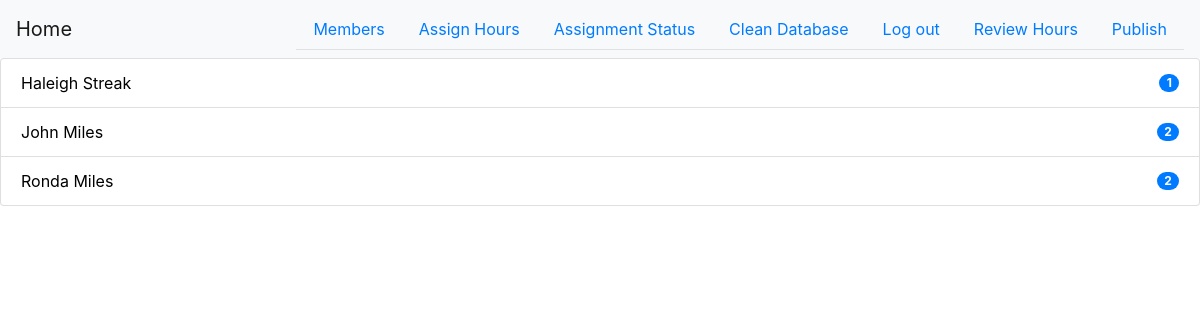
Page /members (signed in) on the earlier database version.
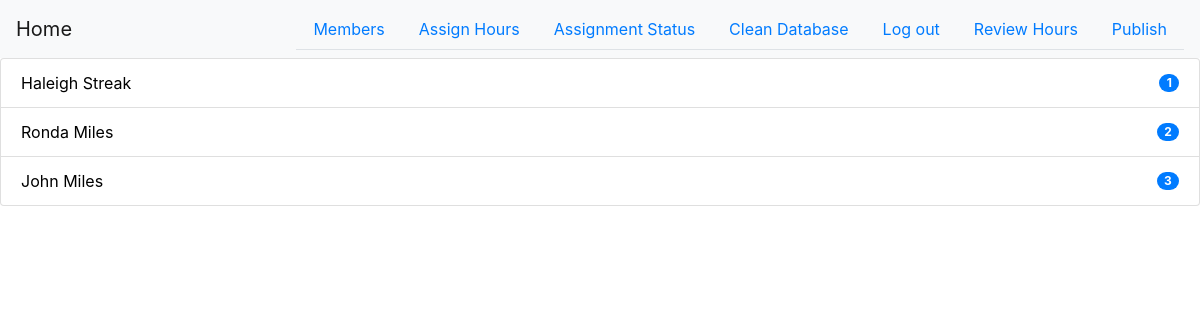
Same page on the later database version.
### app.py (models this page shows, shortened)
class Member(db.Model):
    id = db.Column(db.Integer, primary_key=True)
    first = db.Column(db.Text)
    last = db.Column(db.Text)
    phone = db.Column(db.Text)
    email = db.Column(db.Text)
    status = db.Column(db.Text)
    active = db.Column(db.Boolean)
    hours = db.Column(db.Integer)
    assigned = db.Column(db.Boolean)

### app.py (the view)
@app.route('/members', methods=['GET', 'POST'])
@login_required
def members():
    from utils.components import GenerateMembersButton
    generate = GenerateMembersButton()
    if generate.validate_on_submit():
        from modules.MemberGenerator import generate_members
        member_list = generate_members()
        db.session.add_all(member_list)
        db.session.commit()
        return redirect(url_for('members'))
    try:
        member_list = Member.query.all()
        member_list = sorted(member_list, key=lambda member: member.hours)
        member_list = [member for member in member_list if member.active]
    except Exception as e:
        print(e)
        member_list = []
    return render_template('members.html', generate=generate, member_list=member_list)

### app.py (called while the page is built)
@login_manager.user_loader
def load_user(user_id):
    return User.query.get(user_id)

### templates/members.html (shortened to what this page needs)
{% extends "base.html" %}
{% block content %}
    {% if member_list %}
        <ul class="list-group">
            {% for member in member_list %}
                <li class="list-group-item d-flex justify-content-between align-items-center">
                    <a style="color:black" href="{{ url_for('member_page',identifier=member.id)}}">
                        {{ member.first + ' ' + member.last}}
                    </a>
                    <span class="badge badge-primary badge-pill">{{ member.hours }}</span>
                </li>
            {% endfor %}
        </ul>
    {% endif %}
{% endblock %}

### templates/base.html (shortened to what this page needs)
<!DOCTYPE html>
<html lang="en">
<head>
    <link rel="stylesheet" href="https://stackpath.bootstrapcdn.com/bootstrap/4.3.1/css/bootstrap.min.css">
</head>
<body>
<nav class="navbar navbar-light bg-light">
    <a class="navbar-brand" href="{{ url_for('index')}}">Home</a>
    {% if current_user.is_authenticated %}
        <ul class="nav nav-tabs">
            <li class="nav-item">
                <a class="nav-link" href="{{ url_for('members')}}">Members<span class="sr-only">(current)</span></a>
            </li>
            <li class="nav-item">
                <a class="nav-link" href="{{ url_for('assignment')}}">Assign Hours<span class="sr-only">(current)</span></a>
            </li>
            <li class="nav-item">
                <a class="nav-link" href="{{ url_for('assignment_status')}}">Assignment Status<span class="sr-only">(current)</span></a>
            </li>
            <li class="nav-item">
                <a class="nav-link" href="{{ url_for('delete')}}">Clean Database<span class="sr-only">(current)</span></a>
            </li>
            <li class="nav-item">
                <a class="nav-link" href="{{ url_for('logout') }}">Log out<span class="sr-only">(current)</span></a>
            </li>
            <li class="nav-item">
                <a class="nav-link" href="{{ url_for('review_main') }}">Review Hours<span class="sr-only">(current)</span></a>
            </li>
            <li class="nav-item">
                <a class="nav-link" href="{{ url_for('publish') }}">Publish<span class="sr-only">(current)</span></a>
            </li>
        </ul>
    {% endif %}
</nav>
{% block content %}
{% endblock %}
</body>
</html>

Differences in the rows shown:
shown differently, row unchanged: Member "Ronda Miles": moves up the list
changed Member "John Miles": hours "2" → "3"
